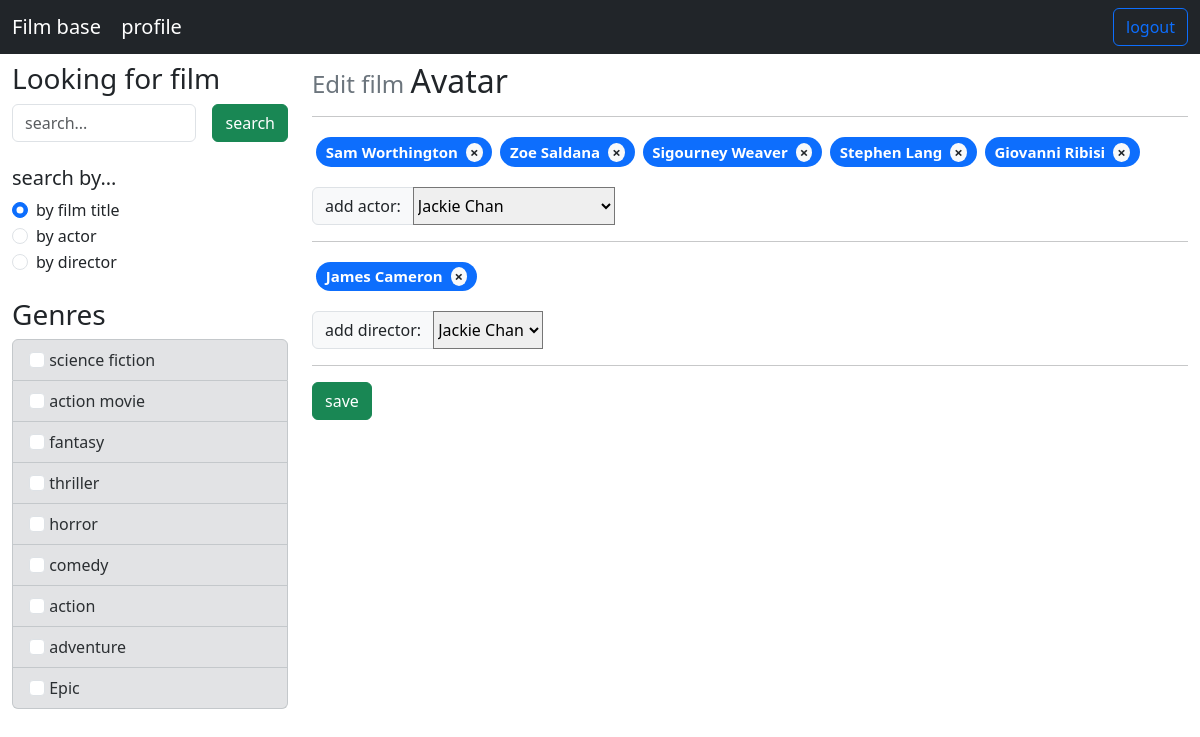
The app's page /films/2/edit_film (signed in) with its own data.
### films/models.py (models this page shows, shortened)
class Genre(models.Model):
    title = models.CharField(max_length=255, verbose_name='title')
    class Meta:
        verbose_name = 'genre'
        verbose_name_plural = 'genres'

class Film(models.Model):
    title = models.CharField(max_length=255, verbose_name='title')
    description = models.TextField(max_length=5000, verbose_name='description')
    poster = models.ImageField(upload_to='posters/%Y/%m/%d/')
    STARS_NUMBER = 5
    genres = models.ManyToManyField('Genre',
                                    verbose_name='genre',
                                    related_name='films', null=True)
    directors = models.ManyToManyField('Director',
                                    verbose_name='directors',
                                    related_name='films', null=True)
    actors = models.ManyToManyField('Actor',
                                    verbose_name='actors',
                                    related_name='films', null=True)
    class Meta:
        verbose_name = 'Film'
        verbose_name_plural = 'Films'

class Actor(models.Model):
    name = models.CharField(max_length=255, verbose_name='name')
    class Meta:
        verbose_name = 'Actor'
        verbose_name_plural = 'Actors'

class Director(models.Model):
    name = models.CharField(max_length=255, verbose_name='name')
    class Meta:
        verbose_name = 'Director'
        verbose_name_plural = 'Directors'

### films/views.py (the view, shortened to what this page needs)
# urls.py: path('<int:film_pk>/edit_film', FilmEditView.as_view(), name='edit_film'),
class FilmEditView(LoginRequiredMixin, View):
    permission_denied_message = "NO! You are not authenticated for this action!"
    login_url = 'login/'
    raise_exception = True
    def get(self, request, film_pk):
        filtered_actors = Actor.objects.exclude(films__id=film_pk)
        filtered_directors = Director.objects.exclude(films__id=film_pk)
        context = {'film': Film.objects.get(pk=film_pk), 'actors': filtered_actors, 'directors': filtered_directors}
        return render(request, template_name='films/edit.html', context=context)

### films/templatetags/film_tag.py (called while the page is built)
@register.simple_tag()
def get_genres():
    return Genre.objects.all()

@register.filter(name='getattr')
def get_attr(item, attr):
    return getattr(item, attr)

### films/templates/films/edit.html (shortened to what this page needs)
{% extends "films/base.html" %}
{% load static %}
{% block resources %}
    <link rel="stylesheet" href="https://cdn.jsdelivr.net/npm/bootstrap-select@1.14.0-beta2/dist/css/bootstrap-select.min.css">
{% endblock resources %}
{% block content %}
    <form action="{% url 'edit_film' film.pk %}" method="POST">
        <h4 class=" text-secondary"> Edit film <span class="h2 text-dark"> {{ film.title }} <span></h2>
        <hr>
        {% include 'films/includes/bages/bage_list_input.html' with items=film.actors.all filtered_items=actors can_attach=user.is_authenticated can_detach=user.is_authenticated item_name='name' select_name='actors' id='select-actors' label='add actor:' %}
        <hr>
        {% include 'films/includes/bages/bage_list_input.html' with items=film.directors.all filtered_items=directors can_attach=user.is_authenticated can_detach=user.is_authenticated item_name='name' select_name='directors' id='select-directors' label='add director:' %}
        <hr>
        <button type="submit" class="btn btn-success">save</button>
    </form>
{% endblock content %}

### films/templates/films/includes/sidebar.html
{% load film_tag %}
{% get_genres as genres %}
<div class="search-bar w3layouts-newsletter">
	<h3 class="">Looking for film</h3>
	<form action="{% url 'film_list' %}" method="get" class="d-flex" id="search-form">
		<input type="search" placeholder="search..." name="search"
			   class="form-control me-3">
		<button type="submit" class="btn btn-success">
			<span class="" aria-hidden="true">search</span>
		</button>
	</form>
</div>
<div class="my-4">
	<h5 class="">search by...</h5>
	<div class="form-check">
		<input value="0" form="search-form" class="form-check-input" type="radio"
			   name="by" id="by_film_title_radio" checked>
		<label class="form-check-label" for="flexRadioDefault1">
			by film title
		</label>
	</div>
	<div class="form-check">
		<input value="1" form="search-form" class="form-check-input" type="radio"
			   name="by" id="by_actor_radio">
		<label class="form-check-label" for="flexRadioDefault2">
			by actor
		</label>
	</div><div class="form-check">
		<input value="2" form="search-form" class="form-check-input" type="radio"
			   name="by" id="by_director_radio">
		<label class="form-check-label" for="flexRadioDefault2">
			by director
		</label>
	</div>
</div>
<div class="my-4">
	<h3 class="">Genres</h3>
	<ul class="list-group">
		{% for genre in genres %}
			<li class="list-group-item list-group-item-secondary">
				<input value="{{ genre.pk }}" name="genre" form="search-form"
					   type="checkbox" class="form-check-input mr-1">
				<span class="">{{ genre.title }}</span>
			</li>
		{% endfor %}
	</ul>
</div>

### films/templates/films/includes/bages/bage_item.html (shortened to what this page needs)
<h5 class="m-1 attaching-block" {% if is_hidden %}hidden{% endif %}>
    <span class="badge bg-primary rounded-pill d-flex justify-content-between align-items-center">
        <span class="selected-option-name">{{ title }}</span>
        <span
        aria-hidden="true"
        class="rounded-circle bg-light text-dark px-1 ms-2 detach-option-btn badge-close"
        {% if can_detach %}
            style="cursor: pointer;"
            {% comment %} onclick="fnDetachOption($(this), 'select-permissions')" {% endcomment %}
        {% endif %}
        >&times;</span>
    </span>
</h5>

### films/static/films/css/badge.css (style rules this page uses)
.badge-close { padding-top: 2px; padding-bottom: 2px; }

### records on screen
Genre: title "science fiction"
Genre: title "action movie"
Genre: title "fantasy"
Genre: title "thriller"
Genre: title "horror"
Genre: title "comedy"
Genre: title "action"
Genre: title "adventure"
Genre: title "Epic"
Film: title "Avatar"
Actor: name "Sam Worthington"
Actor: name "Zoe Saldana"
Actor: name "Sigourney Weaver"
Actor: name "Stephen Lang"
Actor: name "Giovanni Ribisi"
Director: name "James Cameron"

### other values on screen
{{ label }} "add actor: add director:"
form field value "Jackie Chan Jackie Chan"
